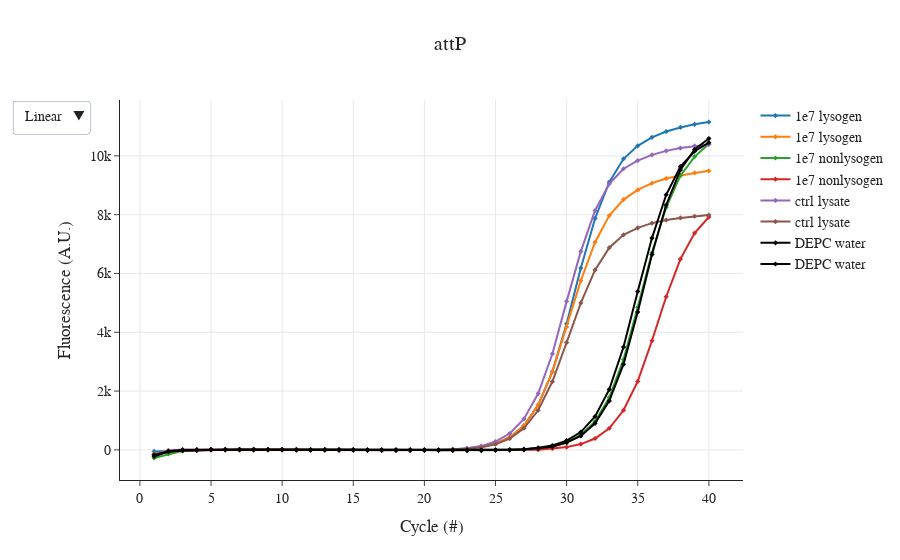

The cell this chart's notebook holds for it:
### Code cell
fig = go.Figure()
for i in attP.keys():
    label_ = attP[i]; 
    pos = "ctrl lysogen";
    neg = "ctrl nonlysogen";
    title_ = "attP"; 
    
    if "1e9" in label_:
        symbol = 'circle'; 
    elif "1e8" in label_:
        symbol = 'cross'; 
    elif "1e7" in label_:
        symbol = 'diamond'; 
    elif "1e6" in label_:
        symbol = 'x';
    elif "1e5" in label_:
        symbol = 'square';
    
    if label_ == neg:
        fig.add_trace(go.Scatter(
        x=df.index.to_numpy(),
        y=df[[i]].to_numpy()[:,0],
        mode='lines+markers', # Style name/legend entry with html tags
        name=label_,
        marker_symbol=symbol,
        marker=dict(color='grey', size=4),# override default to connect the gaps
        ))
    elif label_ == pos:
        fig.add_trace(go.Scatter(
        x=df.index.to_numpy(),
        y=df[[i]].to_numpy()[:,0],
        mode='lines+markers', # Style name/legend entry with html tags
        name=label_,
        marker_symbol=symbol,
        marker=dict(color='red', size=4),# override default to connect the gaps
        ))
    elif "DEPC" in label_:
        fig.add_trace(go.Scatter(
        x=df.index.to_numpy(),
        y=df[[i]].to_numpy()[:,0],
        mode='lines+markers', # Style name/legend entry with html tags
        name=label_,
        marker_symbol=symbol,
        marker=dict(color='black', size=4),# override default to connect the gaps
        ))
    else:
        fig.add_trace(go.Scatter(
        x=df.index.to_numpy(),
        y=df[[i]].to_numpy()[:,0],
        mode='lines+markers', # Style name/legend entry with html tags
        name=label_,
        marker_symbol=symbol,
        marker=dict(size=4),# override default to connect the gaps
        ))


fig.update_layout(xaxis_title='Cycle (#)',\
                  yaxis_title='Fluorescence (A.U.)',\
                  updatemenus=[dict(\
                       buttons=[\
                                dict(label="Linear",  method="relayout", args=[{"yaxis.type": "linear"}]),\
                                dict(label="Log", method="relayout", args=[{"yaxis.type": "log"}]),\
                               ])])
fig.update_xaxes(showgrid=True)
fig.update_yaxes(showgrid=True)
fig.update_layout(title_text=title_, title_x=0.5)
fig.layout.font.family = 'Arial'; fig.layout.font.size = 14

fig.show()
fig.write_html(folder+'/05_attP.html')

### Figure 1 — Plotly figure (JSON) as saved in the notebook; plotly's stock layout.template omitted (floating-point values rounded to 4 significant figures)
{"data": [{"marker": {"size": 4, "symbol": "diamond"}, "mode": "lines+markers", "name": "1e7 lysogen", "type": "scatter", "x": [1, 2, 3, 4, 5, 6, 7, 8, 9, 10, 11, 12, 13, 14, 15, 16, 17, 18, 19, 20, 21, 22, 23, 24, 25, 26, 27, 28, 29, 30, 31, 32, 33, 34, 35, 36, 37, 38, 39, 40], "y": [-52.47, -29.38, -12.33, -8.085, 8.999, 10.17, 11.6, 13.03, 14.32, 5.171, 7.063, 1.496, 2.086, -0.8363, 3.91, -7.747, -9.71, -14.3, -12.92, -8.875, -4.208, 4.615, 42.86, 95.13, 211.7, 420.9, 819.2, 1522.0, 2661.0, 4289.0, 6183.0, 7871.0, 9106.0, 9898.0, 10340.0, 10630.0, 10820.0, 10970.0, 11070.0, 11150.0]}, {"marker": {"size": 4, "symbol": "diamond"}, "mode": "lines+markers", "name": "1e7 lysogen", "type": "scatter", "x": [1, 2, 3, 4, 5, 6, 7, 8, 9, 10, 11, 12, 13, 14, 15, 16, 17, 18, 19, 20, 21, 22, 23, 24, 25, 26, 27, 28, 29, 30, 31, 32, 33, 34, 35, 36, 37, 38, 39, 40], "y": [-139.9, -81.53, -34.31, -14.83, 6.867, 15.35, 19.19, 23.66, 15.15, 18.85, 15.5, 4.541, 7.061, 0.3345, 1.236, -7.161, -15.8, -11.54, -16.06, -8.643, -3.992, 5.434, 35.14, 91.42, 212.0, 429.5, 830.7, 1534.0, 2653.0, 4181.0, 5754.0, 7063.0, 7967.0, 8511.0, 8842.0, 9071.0, 9226.0, 9334.0, 9419.0, 9490.0]}, {"marker": {"size": 4, "symbol": "diamond"}, "mode": "lines+markers", "name": "1e7 nonlysogen", "type": "scatter", "x": [1, 2, 3, 4, 5, 6, 7, 8, 9, 10, 11, 12, 13, 14, 15, 16, 17, 18, 19, 20, 21, 22, 23, 24, 25, 26, 27, 28, 29, 30, 31, 32, 33, 34, 35, 36, 37, 38, 39, 40], "y": [-275.7, -138.3, -26.1, -4.452, 7.993, 7.415, 9.915, 15.27, 12.63, 13.19, 14.71, 4.119, 2.306, 4.78, 0.3216, -1.217, -8.739, -5.003, -5.581, -8.578, -5.263, -14.25, -17.43, -15.84, -9.113, 2.279, 13.05, 48.62, 120.1, 252.4, 506.3, 968.5, 1783.0, 3073.0, 4846.0, 6704.0, 8249.0, 9326.0, 9973.0, 10400.0]}, {"marker": {"size": 4, "symbol": "diamond"}, "mode": "lines+markers", "name": "1e7 nonlysogen", "type": "scatter", "x": [1, 2, 3, 4, 5, 6, 7, 8, 9, 10, 11, 12, 13, 14, 15, 16, 17, 18, 19, 20, 21, 22, 23, 24, 25, 26, 27, 28, 29, 30, 31, 32, 33, 34, 35, 36, 37, 38, 39, 40], "y": [-164.3, -34.26, -0.007181, 7.159, 6.841, 1.024, 10.2, 2.426, 6.067, 4.5, 2.024, -2.345, -3.031, 0.8855, -0.9577, -1.697, -7.001, -5.899, -1.928, -8.166, -6.537, -5.908, -12.67, -8.242, -6.509, -3.104, 0.05083, 9.071, 46.52, 94.41, 198.1, 386.9, 736.1, 1347.0, 2329.0, 3712.0, 5208.0, 6488.0, 7371.0, 7919.0]}, {"marker": {"size": 4, "symbol": "diamond"}, "mode": "lines+markers", "name": "ctrl lysate", "type": "scatter", "x": [1, 2, 3, 4, 5, 6, 7, 8, 9, 10, 11, 12, 13, 14, 15, 16, 17, 18, 19, 20, 21, 22, 23, 24, 25, 26, 27, 28, 29, 30, 31, 32, 33, 34, 35, 36, 37, 38, 39, 40], "y": [-170.2, -21.65, 14.07, 10.53, 10.76, 8.155, -0.5426, 0.5732, 2.463, 6.078, 1.102, -13.37, -2.534, -10.73, -3.028, -13.66, -12.15, -12.56, -12.06, -16.39, 0.6486, 21.66, 55.14, 129.1, 284.3, 555.2, 1052.0, 1916.0, 3269.0, 5051.0, 6751.0, 8141.0, 9048.0, 9561.0, 9838.0, 10030.0, 10170.0, 10260.0, 10340.0, 10390.0]}, {"marker": {"size": 4, "symbol": "diamond"}, "mode": "lines+markers", "name": "ctrl lysate", "type": "scatter", "x": [1, 2, 3, 4, 5, 6, 7, 8, 9, 10, 11, 12, 13, 14, 15, 16, 17, 18, 19, 20, 21, 22, 23, 24, 25, 26, 27, 28, 29, 30, 31, 32, 33, 34, 35, 36, 37, 38, 39, 40], "y": [-147.8, -33.86, -6.192, 7.268, 12.4, 9.259, 6.908, 7.003, 3.665, 5.259, -0.8937, -5.403, -4.98, -4.923, -3.211, -10.19, -7.559, -8.148, -13.16, -2.144, -3.693, 14.91, 36.94, 89.48, 191.8, 384.5, 735.4, 1348.0, 2324.0, 3651.0, 4996.0, 6119.0, 6875.0, 7314.0, 7551.0, 7711.0, 7816.0, 7889.0, 7944.0, 7986.0]}, {"marker": {"color": "black", "size": 4, "symbol": "diamond"}, "mode": "lines+markers", "name": "DEPC water", "type": "scatter", "x": [1, 2, 3, 4, 5, 6, 7, 8, 9, 10, 11, 12, 13, 14, 15, 16, 17, 18, 19, 20, 21, 22, 23, 24, 25, 26, 27, 28, 29, 30, 31, 32, 33, 34, 35, 36, 37, 38, 39, 40], "y": [-222.6, -47.18, -0.9403, 0.6949, 10.77, 8.003, 8.795, 6.788, 5.831, 3.099, -0.3307, -0.3926, -0.6247, -2.147, 1.33, -4.928, -6.766, -5.104, -2.114, -4.531, -8.421, -9.495, -16.12, -13.99, -3.538, 3.016, 11.06, 50.78, 109.6, 246.8, 472.2, 903.7, 1666.0, 2913.0, 4693.0, 6644.0, 8326.0, 9521.0, 10220.0, 10590.0]}, {"marker": {"color": "black", "size": 4, "symbol": "diamond"}, "mode": "lines+markers", "name": "DEPC water", "type": "scatter", "x": [1, 2, 3, 4, 5, 6, 7, 8, 9, 10, 11, 12, 13, 14, 15, 16, 17, 18, 19, 20, 21, 22, 23, 24, 25, 26, 27, 28, 29, 30, 31, 32, 33, 34, 35, 36, 37, 38, 39, 40], "y": [-175.5, -62.62, -26.02, -13.78, 6.866, 9.451, 11.29, 10.15, 9.671, 11.59, 4.674, 4.97, 13.29, 3.275, 4.637, 0.2648, 1.258, 0.0161, -3.081, -2.535, -5.329, -8.675, -9.892, -7.609, -3.155, 2.022, 25.21, 69.59, 149.0, 316.6, 605.6, 1136.0, 2057.0, 3497.0, 5388.0, 7203.0, 8676.0, 9632.0, 10160.0, 10450.0]}], "layout": {"font": {"family": "Arial", "size": 14}, "title": {"text": "attP", "x": 0.5}, "updatemenus": [{"buttons": [{"args": [{"yaxis.type": "linear"}], "label": "Linear", "method": "relayout"}, {"args": [{"yaxis.type": "log"}], "label": "Log", "method": "relayout"}]}], "xaxis": {"showgrid": true, "title": {"text": "Cycle (#)"}}, "yaxis": {"showgrid": true, "title": {"text": "Fluorescence (A.U.)"}}}}
